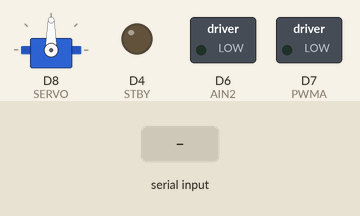
Simulated run of this sketch. Board: ESP8266 (NodeMCU). On the bench: servo, switched loads named in the sketch (green lamp = pin HIGH), output pins drawn as LEDs (lit = HIGH). Inputs (shaded band) come from the test bench. WiFi joins after 1.5 s; servers stay silent unless stated; what the sketch prints to the serial monitor is not drawn.

Above: at 2.7 s.
2.8 s: "d90\n" received over Serial
At 3.2 s:
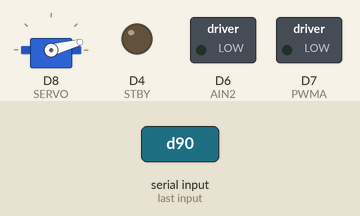
4.3 s: "w90\n" received over Serial
At 5.5 s:
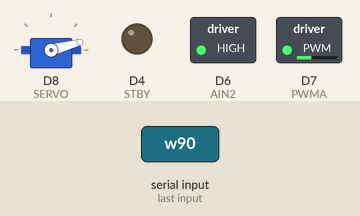
5.8 s: "w,45\n" received over Serial
At 6.6 s:
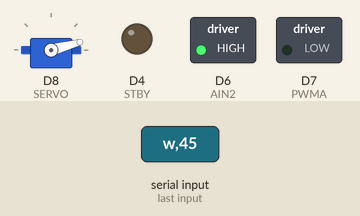
7.3 s: "s90\n" received over Serial
At 8.0 s:
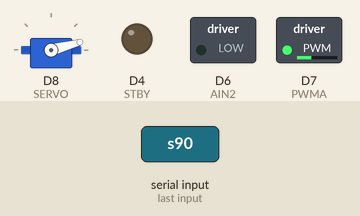
8.8 s: "w\n" received over Serial
At 10.2 s:
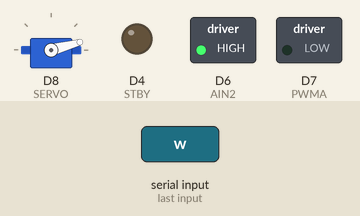
Timing chart, 0 to 11.3 s (numbered marks = the images above; inputs shaded):
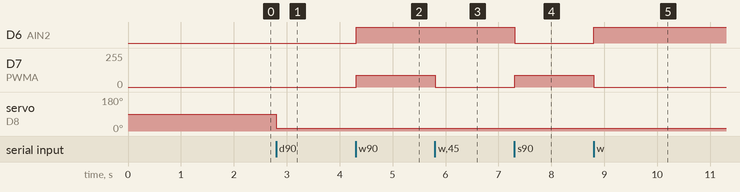

The sketch:

CarduinoV2.ino
```cpp
/*
  D0 = 16;
  D1 = 5;
  D2 = 4;
  D3 = 0;
  D4 = 2;
  D5 = 14;
  D6 = 12;
  D7 = 13;
  D8 = 15;
  D9 = 3;
  D10 = 1;
*/

#include <ESP8266WiFi.h>
#include <Servo.h>

int STBY = D4; //standby

//Motor A
int PWMA = D7; //Speed control
int AIN2 = D6; //Direction

//Motor B
int PWMB = D1; //Speed control
int BIN1 = D3; //Direction
int BIN2 = D2; //Direction

Servo SERVO;
int in = 0;

int i = 0;
int val;
int sensorValue = 512;
String commant;
char c;

//Daham
const char* ssid = "Carduino";
const char* password = "carduino";

WiFiServer server(1337);
static WiFiClient client;
IPAddress ip(192, 168, 1, 128); //Node static IP
IPAddress gateway(192, 168, 1, 1);
IPAddress subnet(255, 255, 255, 0);

void setup() {
  Serial.begin(115200);

  WiFi.begin(ssid, password);
  WiFi.config(ip, gateway, subnet);
  pinMode(STBY, OUTPUT);

  pinMode(PWMA, OUTPUT);
  pinMode(AIN2, OUTPUT);

  SERVO.attach(D8);

  //pinMode(testLED, OUTPUT);

  while (WiFi.status() != WL_CONNECTED) {
    delay(500);
    Serial.print(".");
  }

  server.begin();
  Serial.println(WiFi.localIP());

}
void runCommant() {
  c = commant[0];
  Serial.println(commant);
  //commant = Serial.read();
  //digitalWrite(STBY, HIGH);
  if (c == 'd') {
	SERVO.write((int)(commant.substring(1).toInt()/5.69));
  }
  if (c == 'w') {
    Serial.println(commant.substring(1).toInt());
    digitalWrite(AIN2, HIGH);
    analogWrite(PWMA, commant.substring(1).toInt());
  }
  if (c == 's') {
    Serial.println(commant.substring(1).toInt());
    digitalWrite(AIN2, LOW);
    analogWrite(PWMA, commant.substring(1).toInt());
  }
}

void loop() {
  client = server.available();
  delay(10);
  if (client) {
    Serial.println("new client");
    commant = client.readStringUntil('\n');
    runCommant();
    client.flush();
    client.stop();
  }
  if (Serial.available() > 0) {
    commant = Serial.readStringUntil('\n');
    runCommant();
  }
}


void stop() {
  //enable standby
  digitalWrite(STBY, LOW);
}
```

Measured:
- after the input at 2.8 s, servo on D8 (SERVO): 90° → 15° at once
- after the input at 4.3 s, D6 (AIN2): LOW → HIGH at once; D7 (PWMA): 0/255 → 90/255 at once
- after the input at 5.8 s, D7 (PWMA): 90/255 → 0/255 at once
- after the input at 7.3 s, D6 (AIN2): HIGH → LOW at once; D7 (PWMA): 0/255 → 90/255 at once
- after the input at 8.8 s, D6 (AIN2): LOW → HIGH at once; D7 (PWMA): 90/255 → 0/255 at once
